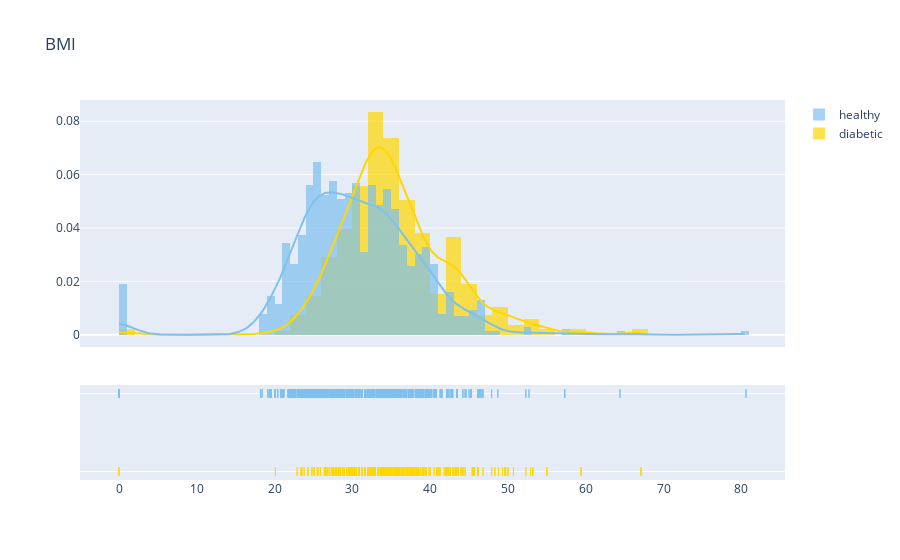

Notebook cell for this chart:
### Code cell
#BMI

plot_distribution('BMI', 0)

### Figure 1 — Plotly figure (JSON) as saved in the notebook; plotly's stock layout.template omitted (floating-point values rounded to 4 significant figures; data arrays with more than 128 entries replaced by an {"elided": "..."} marker saying what was removed)
{"data": [{"autobinx": false, "histnorm": "probability density", "legendgroup": "diabetic", "marker": {"color": "#FFD700"}, "name": "diabetic", "opacity": 0.7, "type": "histogram", "x": {"elided": "684 float values"}, "xaxis": "x", "xbins": {"end": 67.1, "size": 0, "start": 0}, "yaxis": "y"}, {"autobinx": false, "histnorm": "probability density", "legendgroup": "healthy", "marker": {"color": "#7EC0EE"}, "name": "healthy", "opacity": 0.7, "type": "histogram", "x": {"elided": "1316 float values"}, "xaxis": "x", "xbins": {"end": 80.6, "size": 0, "start": 0}, "yaxis": "y"}, {"legendgroup": "diabetic", "marker": {"color": "#FFD700"}, "mode": "lines", "name": "diabetic", "showlegend": false, "type": "scatter", "x": {"elided": "500 float values"}, "xaxis": "x", "y": {"elided": "500 float values"}, "yaxis": "y"}, {"legendgroup": "healthy", "marker": {"color": "#7EC0EE"}, "mode": "lines", "name": "healthy", "showlegend": false, "type": "scatter", "x": {"elided": "500 float values"}, "xaxis": "x", "y": {"elided": "500 float values"}, "yaxis": "y"}, {"legendgroup": "diabetic", "marker": {"color": "#FFD700", "symbol": "line-ns-open"}, "mode": "markers", "name": "diabetic", "showlegend": false, "type": "scatter", "x": {"elided": "684 float values"}, "xaxis": "x", "y": {"elided": "684 str values"}, "yaxis": "y2"}, {"legendgroup": "healthy", "marker": {"color": "#7EC0EE", "symbol": "line-ns-open"}, "mode": "markers", "name": "healthy", "showlegend": false, "type": "scatter", "x": {"elided": "1316 float values"}, "xaxis": "x", "y": {"elided": "1316 str values"}, "yaxis": "y2"}], "layout": {"barmode": "overlay", "hovermode": "closest", "legend": {"traceorder": "reversed"}, "title": {"text": "BMI"}, "xaxis": {"anchor": "y2", "domain": [0, 1], "zeroline": false}, "yaxis": {"anchor": "free", "domain": [0.35, 1], "position": 0}, "yaxis2": {"anchor": "x", "domain": [0, 0.25], "dtick": 1, "showticklabels": false}}}
